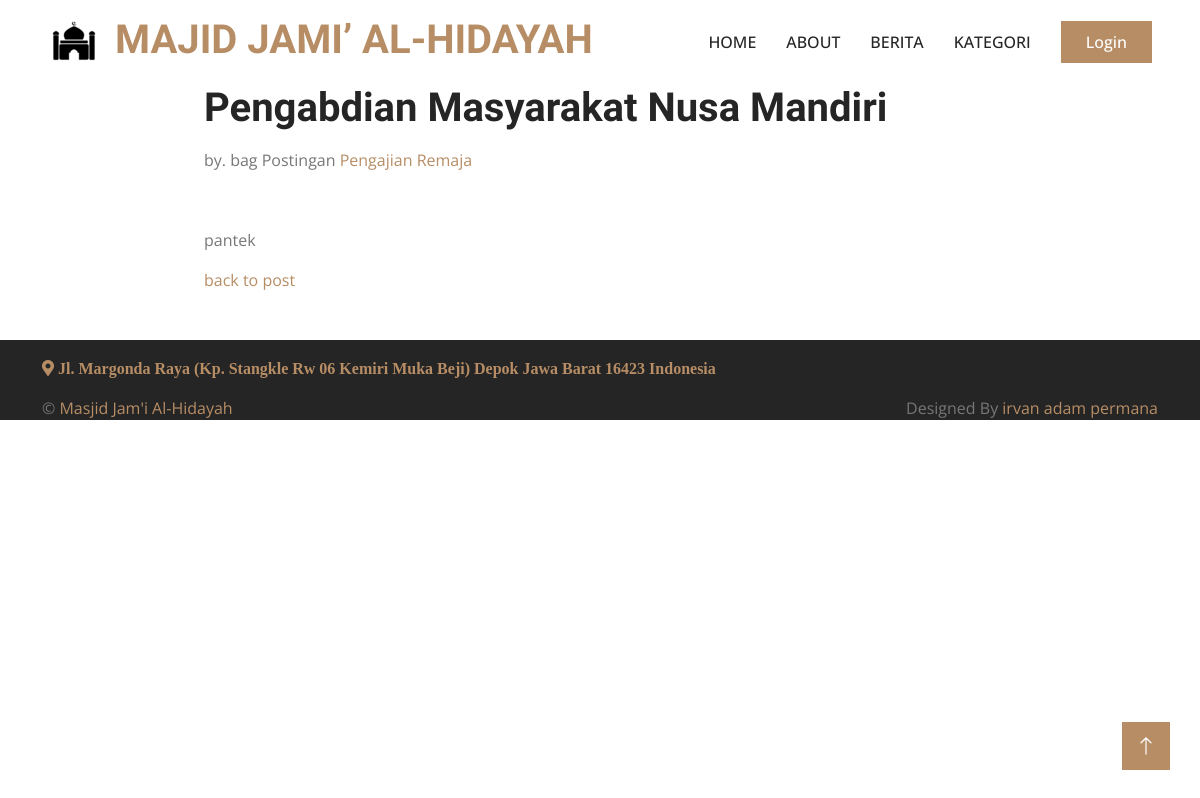
The app's page /home/post/9 with its own data.
### tables this page shows
CREATE TABLE `tb_berita` (
  `id` int(11) NOT NULL,
  `id_kategori` int(11) NOT NULL,
  `judul_berita` varchar(128) NOT NULL,
  `isi_berita` text NOT NULL,
  `gambar` varchar(128) NOT NULL,
  `id_user` int(11) NOT NULL,
  `tanggal` varchar(128) NOT NULL
);

CREATE TABLE `tb_user` (
  `id_user` int(11) NOT NULL,
  `name` varchar(128) NOT NULL,
  `email` varchar(128) NOT NULL,
  `img` varchar(128) NOT NULL,
  `password` varchar(256) DEFAULT 'e10adc3949ba59abbe56e057f20f883e',
  `id_roles` varchar(128) NOT NULL,
  `is_active` int(1) NOT NULL,
  `date_created` int(11) DEFAULT NULL
);

CREATE TABLE `tb_berita_kategori` (
  `id_kategori` int(11) NOT NULL,
  `kategori` varchar(128) NOT NULL
);

### application/controllers/Home.php (called while the page is built, shortened)
<?php
class Home extends CI_Controller
{
	public function post()
	{
		$data['brt'] = $this->m_home->postWhere(['id' => $this->uri->segment(3)])->row_array();
		$this->load->view('templates/header-home');
		$this->load->view('home/post', $data);
		$this->load->view('templates/footer-home');
	}
}

### index.php (called while the page is built, shortened)
<?php
require_once BASEPATH.'core/CodeIgniter.php';

### application/models/m_home.php (called while the page is built, shortened)
<?php
class m_home extends CI_Model
{
    public function postWhere($where)
    {
        $this->db->select('a.*, b.kategori,c.name');
        $this->db->join('tb_berita_kategori b', 'a.id_kategori = b.id_kategori', 'inner');
        $this->db->join('tb_user c', 'a.id_user = c.id_user', 'left');
        return $this->db->get_where('tb_berita a', $where);
    }
}

### application/views/home/post.php (the view, shortened to what this page needs)
<div class="row justify-content-center mb-5">
    <div class="col-md-8">
        <h1 class="mb-3"><?= $brt['judul_berita']; ?></h1>
        <p>by. <?= $brt['name']; ?> Postingan
            <a href="<?= base_url('home/pk/') . $brt['id_kategori']; ?>" class="text-decoration-none"><?= $brt['kategori']; ?></a>
        </p>
        <div style="max-height: 350px; overflow: hidden;">
        </div>
        <article class="my-3 fs-6">
            <p><?= $brt['isi_berita']; ?></p>
        </article>
        <a href="<?= base_url('home/berita') ?>" class="text-decoration-none mt-3">back to post</a>
    </div>
</div>

### assets/css/style.css (style rules this page uses)
:root { --primary: #B78D65; --light: #F8F8F8; --dark: #252525; }
h1, h2, .h1, .h2, .fw-bold { font-weight: 600 !important; }

### records on screen
tb_berita: judul_berita "Pengabdian Masyarakat Nusa Mandiri", id_user.name "bag", id_kategori.kategori "Pengajian Remaja", isi_berita "pantek"
